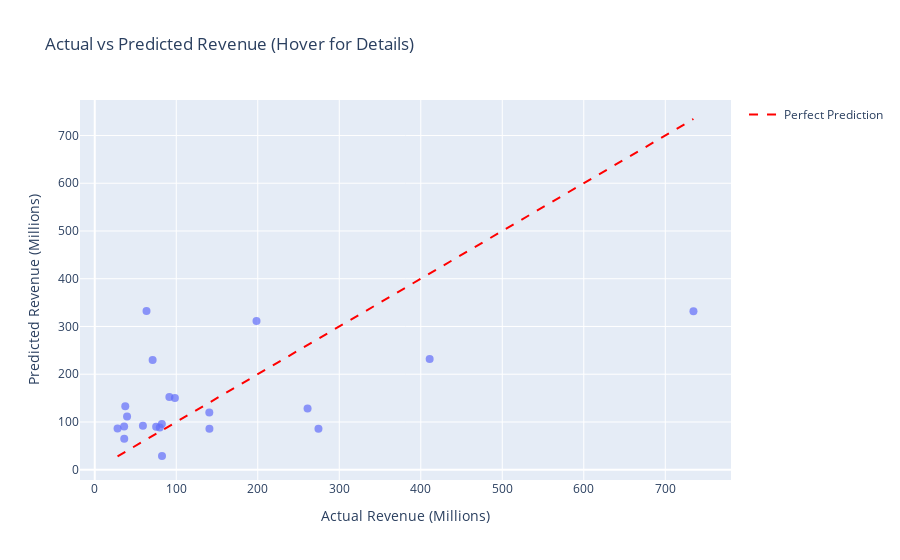

The cell this chart's notebook holds for it:
### Code cell
polynomial_regression_genre_and_rated(6, df_clean, "Adventure", "R", True, True, True)

### Figure 1 — Plotly figure (JSON) as saved in the notebook; plotly's stock layout.template omitted (floating-point values rounded to 4 significant figures)
{"data": [{"customdata": [["Title: The Expendables<br>Genre: Adventure<br>Rated: R<br>Actual: $274.47M<br>Predicted: $85.93M"], ["Title: Conan the Barbarian<br>Genre: Adventure<br>Rated: R<br>Actual: $63.52M<br>Predicted: $332.44M"], ["Title: A Very Harold & Kumar Christmas<br>Genre: Adventure<br>Rated: R<br>Actual: $36.19M<br>Predicted: $64.76M"], ["Title: Total Recall<br>Genre: Adventure<br>Rated: R<br>Actual: $198.47M<br>Predicted: $311.54M"], ["Title: Act of Valor<br>Genre: Adventure<br>Rated: R<br>Actual: $82.5M<br>Predicted: $28.73M"], ["Title: The Grey<br>Genre: Adventure<br>Rated: R<br>Actual: $79.78M<br>Predicted: $88.49M"], ["Title: Riddick<br>Genre: Adventure<br>Rated: R<br>Actual: $98.34M<br>Predicted: $150.12M"], ["Title: The Counselor<br>Genre: Adventure<br>Rated: R<br>Actual: $71.01M<br>Predicted: $229.89M"], ["Title: The November Man<br>Genre: Adventure<br>Rated: R<br>Actual: $39.66M<br>Predicted: $111.27M"], ["Title: Hitman: Agent 47<br>Genre: Adventure<br>Rated: R<br>Actual: $82.35M<br>Predicted: $95.93M"], ["Title: A Walk in the Woods<br>Genre: Adventure<br>Rated: R<br>Actual: $37.46M<br>Predicted: $132.8M"], ["Title: Sausage Party<br>Genre: Adventure<br>Rated: R<br>Actual: $140.71M<br>Predicted: $85.93M"], ["Title: The Brothers Grimsby<br>Genre: Adventure<br>Rated: R<br>Actual: $27.98M<br>Predicted: $86.41M"], ["Title: Kingsman: The Golden Circle<br>Genre: Adventure<br>Rated: R<br>Actual: $410.9M<br>Predicted: $232.12M"], ["Title: Girls Trip<br>Genre: Adventure<br>Rated: R<br>Actual: $140.55M<br>Predicted: $119.83M"], ["Title: Deadpool 2<br>Genre: Adventure<br>Rated: R<br>Actual: $734.55M<br>Predicted: $332.01M"], ["Title: The Spy Who Dumped Me<br>Genre: Adventure<br>Rated: R<br>Actual: $75.32M<br>Predicted: $90.14M"], ["Title: Terminator: Dark Fate<br>Genre: Adventure<br>Rated: R<br>Actual: $261.12M<br>Predicted: $128.0M"], ["Title: Crawl<br>Genre: Adventure<br>Rated: R<br>Actual: $91.54M<br>Predicted: $152.22M"], ["Title: Beast<br>Genre: Adventure<br>Rated: R<br>Actual: $59.1M<br>Predicted: $92.29M"], ["Title: Strays<br>Genre: Adventure<br>Rated: R<br>Actual: $36.07M<br>Predicted: $90.76M"]], "hovertemplate": "Actual Revenue (Millions)=%{x}<br>Predicted Revenue (Millions)=%{y}<br>hover_info=%{customdata[0]}<extra></extra>", "legendgroup": "", "marker": {"color": "#636efa", "opacity": 0.7, "size": 8, "symbol": "circle"}, "mode": "markers", "name": "", "orientation": "v", "showlegend": false, "type": "scatter", "x": [274.5, 63.52, 36.19, 198.5, 82.5, 79.78, 98.34, 71.01, 39.66, 82.35, 37.46, 140.7, 27.98, 410.9, 140.6, 734.5, 75.32, 261.1, 91.54, 59.1, 36.07], "xaxis": "x", "y": [85.93, 332.4, 64.76, 311.5, 28.73, 88.49, 150.1, 229.9, 111.3, 95.93, 132.8, 85.93, 86.41, 232.1, 119.8, 332.0, 90.14, 128.0, 152.2, 92.29, 90.76], "yaxis": "y"}, {"line": {"color": "red", "dash": "dash"}, "marker": {"opacity": 0.7, "size": 8}, "mode": "lines", "name": "Perfect Prediction", "type": "scatter", "x": [27.98, 734.5], "y": [27.98, 734.5]}], "layout": {"legend": {"tracegroupgap": 0}, "title": {"text": "Actual vs Predicted Revenue (Hover for Details)"}, "xaxis": {"anchor": "y", "domain": [0, 1], "title": {"text": "Actual Revenue (Millions)"}}, "yaxis": {"anchor": "x", "domain": [0, 1], "title": {"text": "Predicted Revenue (Millions)"}}}}
